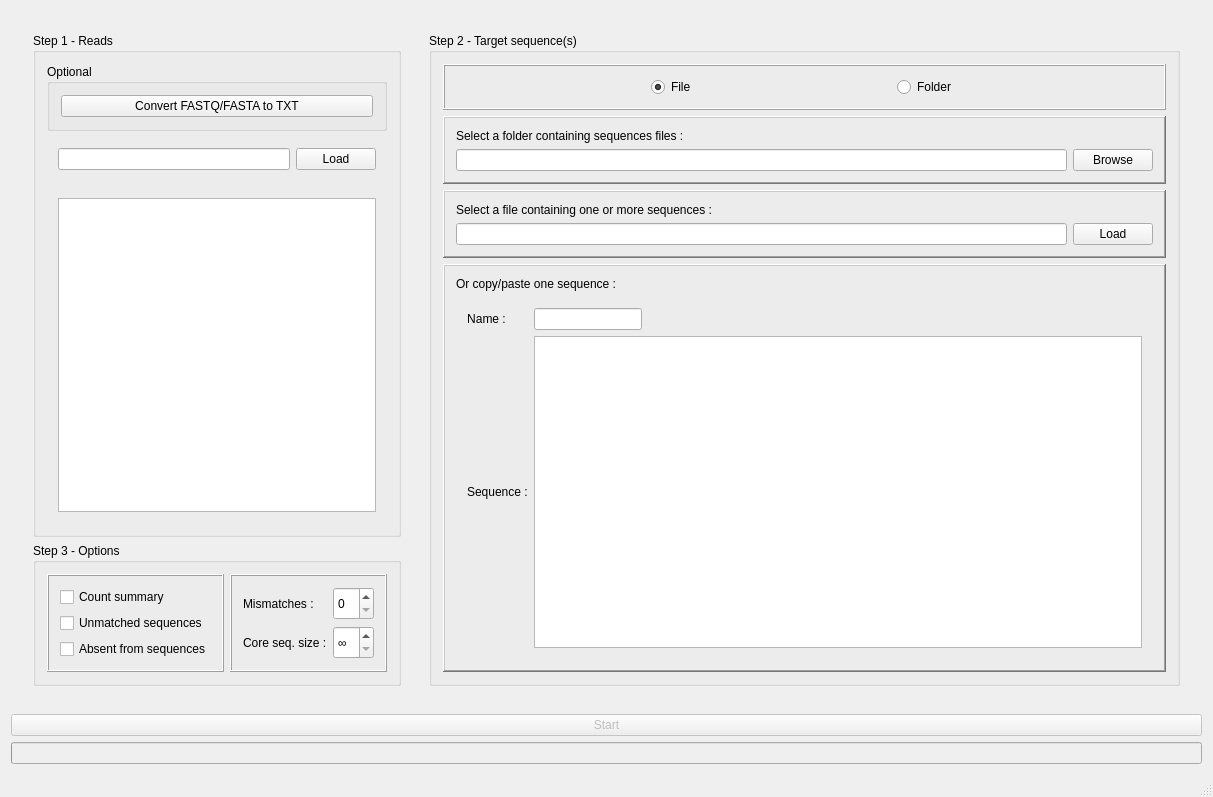
<?xml version="1.0" encoding="UTF-8"?>
<ui version="4.0">
 <class>MainWindow</class>
 <widget class="QMainWindow" name="MainWindow">
  <property name="geometry">
   <rect>
    <x>0</x>
    <y>0</y>
    <width>1213</width>
    <height>797</height>
   </rect>
  </property>
  <property name="windowTitle">
   <string>NucBase</string>
  </property>
  <property name="windowIcon">
   <iconset>
    <normaloff>dna.ico</normaloff>dna.ico</iconset>
  </property>
  <widget class="QWidget" name="central_widget">
   <layout class="QVBoxLayout" name="verticalLayout">
    <item>
     <widget class="QWidget" name="data_widget" native="true">
      <property name="sizePolicy">
       <sizepolicy hsizetype="Preferred" vsizetype="Preferred">
        <horstretch>0</horstretch>
        <verstretch>0</verstretch>
       </sizepolicy>
      </property>
      <layout class="QHBoxLayout" name="horizontalLayout">
       <item>
        <widget class="QFrame" name="left_frame">
         <property name="sizePolicy">
          <sizepolicy hsizetype="Maximum" vsizetype="Preferred">
           <horstretch>0</horstretch>
           <verstretch>0</verstretch>
          </sizepolicy>
         </property>
         <property name="frameShape">
          <enum>QFrame::NoFrame</enum>
         </property>
         <property name="frameShadow">
          <enum>QFrame::Plain</enum>
         </property>
         <layout class="QVBoxLayout" name="verticalLayout_2">
          <item>
           <widget class="QGroupBox" name="db_groupBox">
            <property name="sizePolicy">
             <sizepolicy hsizetype="Preferred" vsizetype="Preferred">
              <horstretch>0</horstretch>
              <verstretch>0</verstretch>
             </sizepolicy>
            </property>
            <property name="title">
             <string>Step 1 - Reads</string>
            </property>
            <layout class="QVBoxLayout" name="verticalLayout_4">
             <item>
              <widget class="QGroupBox" name="groupBox">
               <property name="sizePolicy">
                <sizepolicy hsizetype="Preferred" vsizetype="Maximum">
                 <horstretch>0</horstretch>
                 <verstretch>0</verstretch>
                </sizepolicy>
               </property>
               <property name="title">
                <string>Optional</string>
               </property>
               <property name="flat">
                <bool>false</bool>
               </property>
               <property name="checkable">
                <bool>false</bool>
               </property>
               <layout class="QHBoxLayout" name="horizontalLayout_6">
                <item>
                 <widget class="QPushButton" name="pushButton">
                  <property name="text">
                   <string>Convert FASTQ/FASTA to TXT</string>
                  </property>
                 </widget>
                </item>
               </layout>
              </widget>
             </item>
             <item>
              <widget class="QWidget" name="loaddb_widget" native="true">
               <property name="sizePolicy">
                <sizepolicy hsizetype="Minimum" vsizetype="Maximum">
                 <horstretch>0</horstretch>
                 <verstretch>0</verstretch>
                </sizepolicy>
               </property>
               <layout class="QHBoxLayout" name="horizontalLayout_2">
                <item>
                 <widget class="QLineEdit" name="db_lineEdit">
                  <property name="enabled">
                   <bool>true</bool>
                  </property>
                  <property name="sizePolicy">
                   <sizepolicy hsizetype="Preferred" vsizetype="Maximum">
                    <horstretch>0</horstretch>
                    <verstretch>0</verstretch>
                   </sizepolicy>
                  </property>
                  <property name="readOnly">
                   <bool>true</bool>
                  </property>
                 </widget>
                </item>
                <item>
                 <widget class="QPushButton" name="db_pushButton">
                  <property name="sizePolicy">
                   <sizepolicy hsizetype="Fixed" vsizetype="Maximum">
                    <horstretch>0</horstretch>
                    <verstretch>0</verstretch>
                   </sizepolicy>
                  </property>
                  <property name="text">
                   <string>Load</string>
                  </property>
                 </widget>
                </item>
               </layout>
              </widget>
             </item>
             <item>
              <widget class="QWidget" name="seldb_widget" native="true">
               <layout class="QHBoxLayout" name="horizontalLayout_5">
                <item>
                 <widget class="QListWidget" name="list_widget">
                  <property name="enabled">
                   <bool>true</bool>
                  </property>
                  <property name="sizePolicy">
                   <sizepolicy hsizetype="Preferred" vsizetype="Preferred">
                    <horstretch>0</horstretch>
                    <verstretch>0</verstretch>
                   </sizepolicy>
                  </property>
                  <property name="selectionMode">
                   <enum>QAbstractItemView::MultiSelection</enum>
                  </property>
                 </widget>
                </item>
               </layout>
              </widget>
             </item>
            </layout>
           </widget>
          </item>
          <item>
           <widget class="QGroupBox" name="options_groupBox">
            <property name="sizePolicy">
             <sizepolicy hsizetype="Fixed" vsizetype="Fixed">
              <horstretch>0</horstretch>
              <verstretch>0</verstretch>
             </sizepolicy>
            </property>
            <property name="autoFillBackground">
             <bool>false</bool>
            </property>
            <property name="title">
             <string>Step 3 - Options</string>
            </property>
            <property name="flat">
             <bool>false</bool>
            </property>
            <property name="checkable">
             <bool>false</bool>
            </property>
            <layout class="QHBoxLayout" name="horizontalLayout_3">
             <property name="sizeConstraint">
              <enum>QLayout::SetDefaultConstraint</enum>
             </property>
             <item>
              <widget class="QFrame" name="boolean_frame">
               <property name="sizePolicy">
                <sizepolicy hsizetype="Preferred" vsizetype="Preferred">
                 <horstretch>0</horstretch>
                 <verstretch>0</verstretch>
                </sizepolicy>
               </property>
               <property name="frameShape">
                <enum>QFrame::Box</enum>
               </property>
               <property name="frameShadow">
                <enum>QFrame::Raised</enum>
               </property>
               <layout class="QVBoxLayout" name="verticalLayout_10">
                <item>
                 <widget class="QCheckBox" name="mapnum_checkBox">
                  <property name="enabled">
                   <bool>true</bool>
                  </property>
                  <property name="toolTip">
                   <string>Produces a summary with the total number of occurrences for each read.</string>
                  </property>
                  <property name="text">
                   <string>Count summary</string>
                  </property>
                 </widget>
                </item>
                <item>
                 <widget class="QCheckBox" name="unmatched_checkBox">
                  <property name="enabled">
                   <bool>true</bool>
                  </property>
                  <property name="sizePolicy">
                   <sizepolicy hsizetype="Fixed" vsizetype="Fixed">
                    <horstretch>0</horstretch>
                    <verstretch>0</verstretch>
                   </sizepolicy>
                  </property>
                  <property name="toolTip">
                   <string>Outputs the processed sequences with * where characters matched.</string>
                  </property>
                  <property name="text">
                   <string>Unmatched sequences</string>
                  </property>
                  <property name="tristate">
                   <bool>false</bool>
                  </property>
                 </widget>
                </item>
                <item>
                 <widget class="QCheckBox" name="absent_checkBox">
                  <property name="enabled">
                   <bool>true</bool>
                  </property>
                  <property name="sizePolicy">
                   <sizepolicy hsizetype="Fixed" vsizetype="Fixed">
                    <horstretch>0</horstretch>
                    <verstretch>0</verstretch>
                   </sizepolicy>
                  </property>
                  <property name="toolTip">
                   <string>Outputs only reads which did not match.</string>
                  </property>
                  <property name="text">
                   <string>Absent from sequences</string>
                  </property>
                 </widget>
                </item>
               </layout>
              </widget>
             </item>
             <item>
              <widget class="QFrame" name="numeric_frame">
               <property name="frameShape">
                <enum>QFrame::Box</enum>
               </property>
               <property name="frameShadow">
                <enum>QFrame::Raised</enum>
               </property>
               <layout class="QGridLayout" name="gridLayout">
                <item row="1" column="1">
                 <widget class="QSpinBox" name="mismatches_spinBox">
                  <property name="sizePolicy">
                   <sizepolicy hsizetype="Maximum" vsizetype="Preferred">
                    <horstretch>0</horstretch>
                    <verstretch>0</verstretch>
                   </sizepolicy>
                  </property>
                  <property name="toolTip">
                   <string>Number of mismatches allowed. More than 3 might be time consuming.</string>
                  </property>
                  <property name="maximum">
                   <number>20</number>
                  </property>
                 </widget>
                </item>
                <item row="2" column="0">
                 <widget class="QLabel" name="submatches_label">
                  <property name="sizePolicy">
                   <sizepolicy hsizetype="Maximum" vsizetype="Preferred">
                    <horstretch>0</horstretch>
                    <verstretch>0</verstretch>
                   </sizepolicy>
                  </property>
                  <property name="layoutDirection">
                   <enum>Qt::LeftToRight</enum>
                  </property>
                  <property name="frameShape">
                   <enum>QFrame::NoFrame</enum>
                  </property>
                  <property name="text">
                   <string>Core seq. size :</string>
                  </property>
                  <property name="alignment">
                   <set>Qt::AlignLeading|Qt::AlignLeft|Qt::AlignVCenter</set>
                  </property>
                 </widget>
                </item>
                <item row="2" column="1">
                 <widget class="QSpinBox" name="submatches_spinBox">
                  <property name="sizePolicy">
                   <sizepolicy hsizetype="Maximum" vsizetype="Preferred">
                    <horstretch>0</horstretch>
                    <verstretch>0</verstretch>
                   </sizepolicy>
                  </property>
                  <property name="toolTip">
                   <string>Minimum number of consecutive nucleotids that needs to match.</string>
                  </property>
                  <property name="specialValueText">
                   <string>∞</string>
                  </property>
                  <property name="minimum">
                   <number>0</number>
                  </property>
                  <property name="maximum">
                   <number>50</number>
                  </property>
                  <property name="value">
                   <number>0</number>
                  </property>
                 </widget>
                </item>
                <item row="1" column="0">
                 <widget class="QLabel" name="mismatches_label">
                  <property name="sizePolicy">
                   <sizepolicy hsizetype="Maximum" vsizetype="Preferred">
                    <horstretch>0</horstretch>
                    <verstretch>0</verstretch>
                   </sizepolicy>
                  </property>
                  <property name="layoutDirection">
                   <enum>Qt::LeftToRight</enum>
                  </property>
                  <property name="frameShape">
                   <enum>QFrame::NoFrame</enum>
                  </property>
                  <property name="text">
                   <string>Mismatches : </string>
                  </property>
                  <property name="alignment">
                   <set>Qt::AlignLeading|Qt::AlignLeft|Qt::AlignVCenter</set>
                  </property>
                 </widget>
                </item>
               </layout>
              </widget>
             </item>
            </layout>
           </widget>
          </item>
         </layout>
        </widget>
       </item>
       <item>
        <widget class="QFrame" name="right_frame">
         <property name="frameShape">
          <enum>QFrame::NoFrame</enum>
         </property>
         <property name="frameShadow">
          <enum>QFrame::Plain</enum>
         </property>
         <layout class="QVBoxLayout" name="verticalLayout_3">
          <item>
           <widget class="QGroupBox" name="seq_groupBox">
            <property name="sizePolicy">
             <sizepolicy hsizetype="Preferred" vsizetype="Preferred">
              <horstretch>0</horstretch>
              <verstretch>0</verstretch>
             </sizepolicy>
            </property>
            <property name="title">
             <string>Step 2 - Target sequence(s)</string>
            </property>
            <property name="flat">
             <bool>false</bool>
            </property>
            <layout class="QVBoxLayout" name="verticalLayout_5">
             <item>
              <widget class="QFrame" name="intputmode_frame">
               <property name="sizePolicy">
                <sizepolicy hsizetype="Preferred" vsizetype="Preferred">
                 <horstretch>0</horstretch>
                 <verstretch>0</verstretch>
                </sizepolicy>
               </property>
               <property name="frameShape">
                <enum>QFrame::Box</enum>
               </property>
               <property name="frameShadow">
                <enum>QFrame::Raised</enum>
               </property>
               <layout class="QHBoxLayout" name="horizontalLayout_7">
                <item>
                 <widget class="QRadioButton" name="file_radioButton">
                  <property name="sizePolicy">
                   <sizepolicy hsizetype="Maximum" vsizetype="Fixed">
                    <horstretch>0</horstretch>
                    <verstretch>0</verstretch>
                   </sizepolicy>
                  </property>
                  <property name="text">
                   <string>File</string>
                  </property>
                  <property name="checked">
                   <bool>true</bool>
                  </property>
                 </widget>
                </item>
                <item>
                 <widget class="QRadioButton" name="folder_radioButton">
                  <property name="sizePolicy">
                   <sizepolicy hsizetype="Maximum" vsizetype="Fixed">
                    <horstretch>0</horstretch>
                    <verstretch>0</verstretch>
                   </sizepolicy>
                  </property>
                  <property name="text">
                   <string>Folder</string>
                  </property>
                  <property name="checked">
                   <bool>false</bool>
                  </property>
                 </widget>
                </item>
               </layout>
              </widget>
             </item>
             <item>
              <widget class="QFrame" name="seqfolder_frame">
               <property name="sizePolicy">
                <sizepolicy hsizetype="Preferred" vsizetype="Maximum">
                 <horstretch>0</horstretch>
                 <verstretch>0</verstretch>
                </sizepolicy>
               </property>
               <property name="frameShape">
                <enum>QFrame::WinPanel</enum>
               </property>
               <property name="frameShadow">
                <enum>QFrame::Raised</enum>
               </property>
               <layout class="QGridLayout" name="gridLayout_3">
                <item row="1" column="0">
                 <widget class="QLineEdit" name="seqfolder_lineEdit">
                  <property name="sizePolicy">
                   <sizepolicy hsizetype="Preferred" vsizetype="Preferred">
                    <horstretch>0</horstretch>
                    <verstretch>0</verstretch>
                   </sizepolicy>
                  </property>
                  <property name="readOnly">
                   <bool>true</bool>
                  </property>
                 </widget>
                </item>
                <item row="1" column="1">
                 <widget class="QPushButton" name="seqfolder_pushButton">
                  <property name="sizePolicy">
                   <sizepolicy hsizetype="Maximum" vsizetype="Preferred">
                    <horstretch>0</horstretch>
                    <verstretch>0</verstretch>
                   </sizepolicy>
                  </property>
                  <property name="text">
                   <string>Browse</string>
                  </property>
                 </widget>
                </item>
                <item row="0" column="0">
                 <widget class="QLabel" name="seqfolder_label">
                  <property name="text">
                   <string>Select a folder containing sequences files :</string>
                  </property>
                 </widget>
                </item>
               </layout>
              </widget>
             </item>
             <item>
              <widget class="QFrame" name="seqfilename_frame">
               <property name="sizePolicy">
                <sizepolicy hsizetype="Preferred" vsizetype="Maximum">
                 <horstretch>0</horstretch>
                 <verstretch>0</verstretch>
                </sizepolicy>
               </property>
               <property name="frameShape">
                <enum>QFrame::WinPanel</enum>
               </property>
               <property name="frameShadow">
                <enum>QFrame::Raised</enum>
               </property>
               <layout class="QGridLayout" name="gridLayout_4">
                <item row="1" column="0">
                 <widget class="QLineEdit" name="seqfilename_lineEdit">
                  <property name="sizePolicy">
                   <sizepolicy hsizetype="Preferred" vsizetype="Preferred">
                    <horstretch>0</horstretch>
                    <verstretch>0</verstretch>
                   </sizepolicy>
                  </property>
                  <property name="readOnly">
                   <bool>true</bool>
                  </property>
                 </widget>
                </item>
                <item row="1" column="1">
                 <widget class="QPushButton" name="seqfilename_pushButton">
                  <property name="sizePolicy">
                   <sizepolicy hsizetype="Maximum" vsizetype="Preferred">
                    <horstretch>0</horstretch>
                    <verstretch>0</verstretch>
                   </sizepolicy>
                  </property>
                  <property name="text">
                   <string>Load</string>
                  </property>
                 </widget>
                </item>
                <item row="0" column="0">
                 <widget class="QLabel" name="seqfilename_label">
                  <property name="text">
                   <string>Select a file containing one or more sequences :</string>
                  </property>
                 </widget>
                </item>
               </layout>
              </widget>
             </item>
             <item>
              <widget class="QFrame" name="input_frame">
               <property name="sizePolicy">
                <sizepolicy hsizetype="Preferred" vsizetype="Preferred">
                 <horstretch>0</horstretch>
                 <verstretch>0</verstretch>
                </sizepolicy>
               </property>
               <property name="frameShape">
                <enum>QFrame::WinPanel</enum>
               </property>
               <property name="frameShadow">
                <enum>QFrame::Raised</enum>
               </property>
               <layout class="QVBoxLayout" name="verticalLayout_6">
                <item>
                 <widget class="QLabel" name="input_label">
                  <property name="sizePolicy">
                   <sizepolicy hsizetype="Maximum" vsizetype="Maximum">
                    <horstretch>0</horstretch>
                    <verstretch>0</verstretch>
                   </sizepolicy>
                  </property>
                  <property name="text">
                   <string>Or copy/paste one sequence :</string>
                  </property>
                 </widget>
                </item>
                <item>
                 <widget class="QWidget" name="input_widget" native="true">
                  <property name="sizePolicy">
                   <sizepolicy hsizetype="Preferred" vsizetype="Preferred">
                    <horstretch>0</horstretch>
                    <verstretch>0</verstretch>
                   </sizepolicy>
                  </property>
                  <layout class="QGridLayout" name="gridLayout_2">
                   <item row="0" column="0">
                    <widget class="QLabel" name="name_label">
                     <property name="sizePolicy">
                      <sizepolicy hsizetype="Maximum" vsizetype="Maximum">
                       <horstretch>0</horstretch>
                       <verstretch>0</verstretch>
                      </sizepolicy>
                     </property>
                     <property name="frameShape">
                      <enum>QFrame::NoFrame</enum>
                     </property>
                     <property name="text">
                      <string>Name :</string>
                     </property>
                     <property name="alignment">
                      <set>Qt::AlignCenter</set>
                     </property>
                    </widget>
                   </item>
                   <item row="0" column="2">
                    <widget class="QLineEdit" name="input_name">
                     <property name="sizePolicy">
                      <sizepolicy hsizetype="Maximum" vsizetype="Maximum">
                       <horstretch>0</horstretch>
                       <verstretch>0</verstretch>
                      </sizepolicy>
                     </property>
                     <property name="maxLength">
                      <number>20</number>
                     </property>
                     <property name="frame">
                      <bool>true</bool>
                     </property>
                    </widget>
                   </item>
                   <item row="1" column="0">
                    <widget class="QLabel" name="sequence_label">
                     <property name="sizePolicy">
                      <sizepolicy hsizetype="Maximum" vsizetype="Maximum">
                       <horstretch>0</horstretch>
                       <verstretch>0</verstretch>
                      </sizepolicy>
                     </property>
                     <property name="text">
                      <string>Sequence :</string>
                     </property>
                    </widget>
                   </item>
                   <item row="1" column="2">
                    <widget class="QPlainTextEdit" name="input_sequence">
                     <property name="sizePolicy">
                      <sizepolicy hsizetype="Expanding" vsizetype="Expanding">
                       <horstretch>0</horstretch>
                       <verstretch>0</verstretch>
                      </sizepolicy>
                     </property>
                    </widget>
                   </item>
                  </layout>
                 </widget>
                </item>
               </layout>
              </widget>
             </item>
            </layout>
           </widget>
          </item>
         </layout>
        </widget>
       </item>
      </layout>
     </widget>
    </item>
    <item>
     <widget class="QPushButton" name="start_button">
      <property name="enabled">
       <bool>false</bool>
      </property>
      <property name="sizePolicy">
       <sizepolicy hsizetype="Expanding" vsizetype="Maximum">
        <horstretch>0</horstretch>
        <verstretch>0</verstretch>
       </sizepolicy>
      </property>
      <property name="text">
       <string>Start</string>
      </property>
      <property name="checkable">
       <bool>false</bool>
      </property>
      <property name="checked">
       <bool>false</bool>
      </property>
      <property name="flat">
       <bool>false</bool>
      </property>
     </widget>
    </item>
    <item>
     <widget class="QProgressBar" name="progress_bar">
      <property name="enabled">
       <bool>false</bool>
      </property>
      <property name="sizePolicy">
       <sizepolicy hsizetype="Expanding" vsizetype="Maximum">
        <horstretch>0</horstretch>
        <verstretch>0</verstretch>
       </sizepolicy>
      </property>
     </widget>
    </item>
   </layout>
  </widget>
  <widget class="QStatusBar" name="status_bar"/>
 </widget>
 <layoutdefault spacing="6" margin="11"/>
 <resources/>
 <connections>
  <connection>
   <sender>db_pushButton</sender>
   <signal>clicked()</signal>
   <receiver>MainWindow</receiver>
   <slot>openDatabase()</slot>
   <hints>
    <hint type="sourcelabel">
     <x>549</x>
     <y>195</y>
    </hint>
    <hint type="destinationlabel">
     <x>367</x>
     <y>0</y>
    </hint>
   </hints>
  </connection>
  <connection>
   <sender>input_name</sender>
   <signal>textChanged(QString)</signal>
   <receiver>MainWindow</receiver>
   <slot>setSequenceName()</slot>
   <hints>
    <hint type="sourcelabel">
     <x>955</x>
     <y>398</y>
    </hint>
    <hint type="destinationlabel">
     <x>778</x>
     <y>178</y>
    </hint>
   </hints>
  </connection>
  <connection>
   <sender>input_sequence</sender>
   <signal>textChanged()</signal>
   <receiver>MainWindow</receiver>
   <slot>setSequenceValue()</slot>
   <hints>
    <hint type="sourcelabel">
     <x>1155</x>
     <y>620</y>
    </hint>
    <hint type="destinationlabel">
     <x>778</x>
     <y>386</y>
    </hint>
   </hints>
  </connection>
  <connection>
   <sender>list_widget</sender>
   <signal>itemSelectionChanged()</signal>
   <receiver>MainWindow</receiver>
   <slot>setDatabaseSelection()</slot>
   <hints>
    <hint type="sourcelabel">
     <x>496</x>
     <y>303</y>
    </hint>
    <hint type="destinationlabel">
     <x>8</x>
     <y>424</y>
    </hint>
   </hints>
  </connection>
  <connection>
   <sender>seqfolder_pushButton</sender>
   <signal>clicked()</signal>
   <receiver>MainWindow</receiver>
   <slot>selectSequencesFolder()</slot>
   <hints>
    <hint type="sourcelabel">
     <x>1164</x>
     <y>199</y>
    </hint>
    <hint type="destinationlabel">
     <x>740</x>
     <y>5</y>
    </hint>
   </hints>
  </connection>
  <connection>
   <sender>start_button</sender>
   <signal>clicked()</signal>
   <receiver>MainWindow</receiver>
   <slot>start()</slot>
   <hints>
    <hint type="sourcelabel">
     <x>496</x>
     <y>682</y>
    </hint>
    <hint type="destinationlabel">
     <x>778</x>
     <y>497</y>
    </hint>
   </hints>
  </connection>
  <connection>
   <sender>file_radioButton</sender>
   <signal>toggled(bool)</signal>
   <receiver>seqfolder_frame</receiver>
   <slot>setHidden(bool)</slot>
   <hints>
    <hint type="sourcelabel">
     <x>804</x>
     <y>104</y>
    </hint>
    <hint type="destinationlabel">
     <x>1161</x>
     <y>210</y>
    </hint>
   </hints>
  </connection>
  <connection>
   <sender>folder_radioButton</sender>
   <signal>toggled(bool)</signal>
   <receiver>seqfolder_frame</receiver>
   <slot>setVisible(bool)</slot>
   <hints>
    <hint type="sourcelabel">
     <x>1028</x>
     <y>104</y>
    </hint>
    <hint type="destinationlabel">
     <x>1175</x>
     <y>210</y>
    </hint>
   </hints>
  </connection>
  <connection>
   <sender>folder_radioButton</sender>
   <signal>toggled(bool)</signal>
   <receiver>seqfilename_frame</receiver>
   <slot>setHidden(bool)</slot>
   <hints>
    <hint type="sourcelabel">
     <x>1028</x>
     <y>104</y>
    </hint>
    <hint type="destinationlabel">
     <x>1175</x>
     <y>306</y>
    </hint>
   </hints>
  </connection>
  <connection>
   <sender>file_radioButton</sender>
   <signal>toggled(bool)</signal>
   <receiver>seqfilename_frame</receiver>
   <slot>setVisible(bool)</slot>
   <hints>
    <hint type="sourcelabel">
     <x>804</x>
     <y>104</y>
    </hint>
    <hint type="destinationlabel">
     <x>1175</x>
     <y>306</y>
    </hint>
   </hints>
  </connection>
  <connection>
   <sender>seqfilename_pushButton</sender>
   <signal>clicked()</signal>
   <receiver>MainWindow</receiver>
   <slot>selectSequenceFile()</slot>
   <hints>
    <hint type="sourcelabel">
     <x>1164</x>
     <y>295</y>
    </hint>
    <hint type="destinationlabel">
     <x>775</x>
     <y>210</y>
    </hint>
   </hints>
  </connection>
  <connection>
   <sender>folder_radioButton</sender>
   <signal>toggled(bool)</signal>
   <receiver>MainWindow</receiver>
   <slot>setFolderMode(bool)</slot>
   <hints>
    <hint type="sourcelabel">
     <x>1028</x>
     <y>104</y>
    </hint>
    <hint type="destinationlabel">
     <x>775</x>
     <y>80</y>
    </hint>
   </hints>
  </connection>
  <connection>
   <sender>pushButton</sender>
   <signal>clicked()</signal>
   <receiver>MainWindow</receiver>
   <slot>convertFile()</slot>
   <hints>
    <hint type="sourcelabel">
     <x>98</x>
     <y>118</y>
    </hint>
    <hint type="destinationlabel">
     <x>5</x>
     <y>24</y>
    </hint>
   </hints>
  </connection>
 </connections>
 <slots>
  <slot>openDatabase()</slot>
  <slot>setSequenceName()</slot>
  <slot>setSequenceValue()</slot>
  <slot>setDatabaseSelection()</slot>
  <slot>selectSequencesFolder()</slot>
  <slot>selectSequenceFile()</slot>
  <slot>start()</slot>
  <slot>setFolderMode(bool)</slot>
  <slot>setMapnum(bool)</slot>
  <slot>convertFile()</slot>
 </slots>
</ui>
